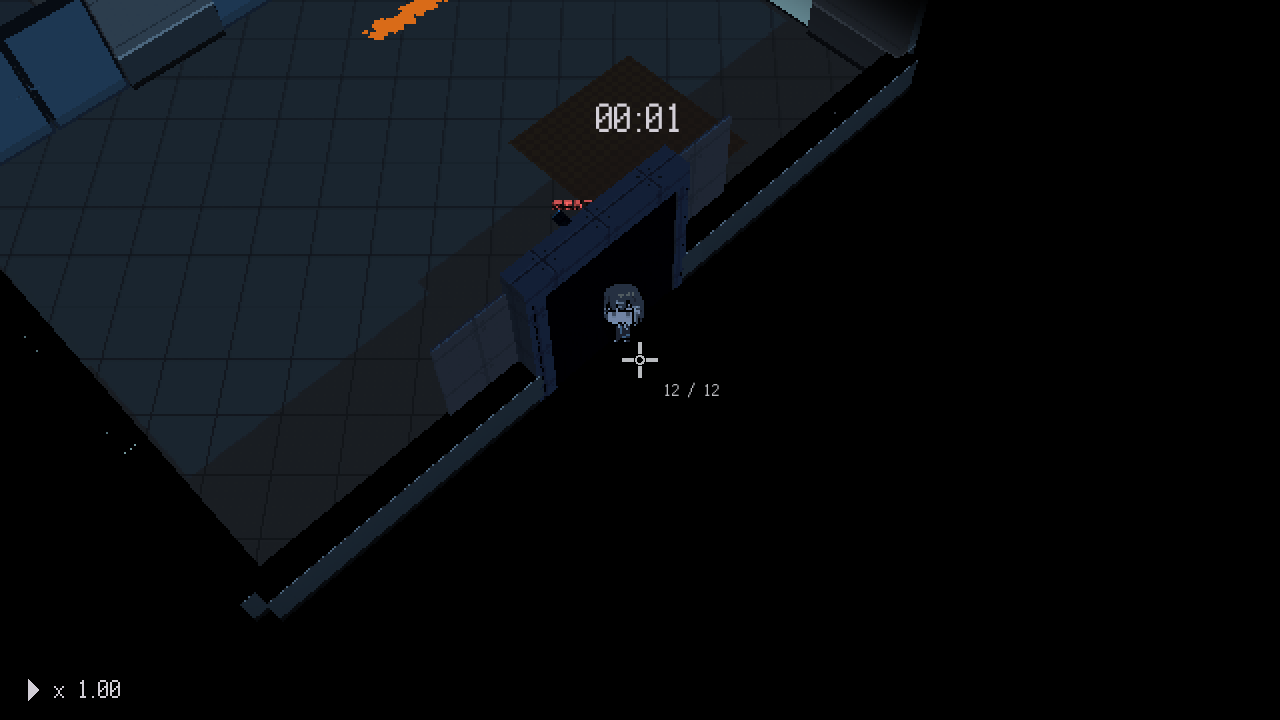
#> input picture tests/blood_probe_ambient.png, 1280 x 720 px, found by its file name
$ python -i build_melee_sweep_delivery.py   (imports and definitions only)
#> lines starting #> are read from the running program, lines starting #| are printed output that depends on the picture
"""Package original GPU Camera frames, with no repainting or invented frames."""
import json
import sys
from pathlib import Path
from PIL import Image, ImageDraw, ImageFont

ROOT = Path(__file__).resolve().parents[2]
SOURCE = Path(sys.argv[1]) if len(sys.argv) > 1 else ROOT / ".runtime/melee_sweep_20261021/camera"
OUT = SOURCE.parent / SOURCE.name.replace("camera", "delivery", 1)
# [1 line not run here, left out]
# [1 line that did not run here, left out]
font = ImageFont.truetype("C:/Windows/Fonts/msyh.ttc", 18)

def caption(image, text):
    result = Image.new("RGB", (image.width, image.height + 32), "#17202b")
    result.paste(image, (0, 32))
    ImageDraw.Draw(result).text((10, 3), text, fill="white", font=font)
    return result

def frame(file, close=False):
    with Image.open(SOURCE / file) as image:
        image = image.convert("RGB")
        return image.crop((590, 290, 1320, 870)) if close else image.resize((960,540), Image.Resampling.NEAREST)

comparison = Image.new("RGB", (960, 604), "#17202b")
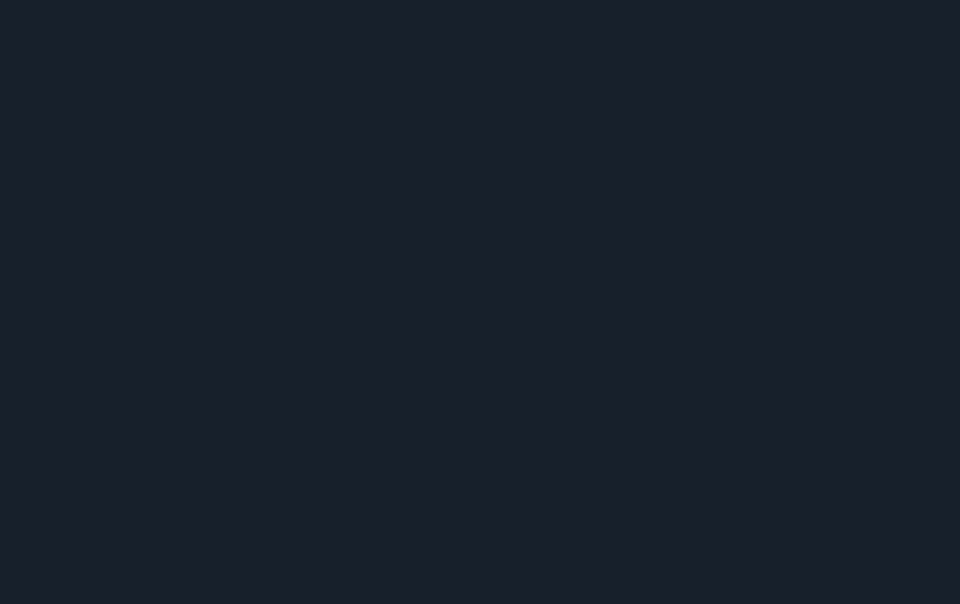
#> comparison: PIL image 960x604 RGB; mean R, G, B 23, 32, 43
# [5 lines not run here, left out]

directions = Image.new("RGB", (1280, 564), "#17202b")
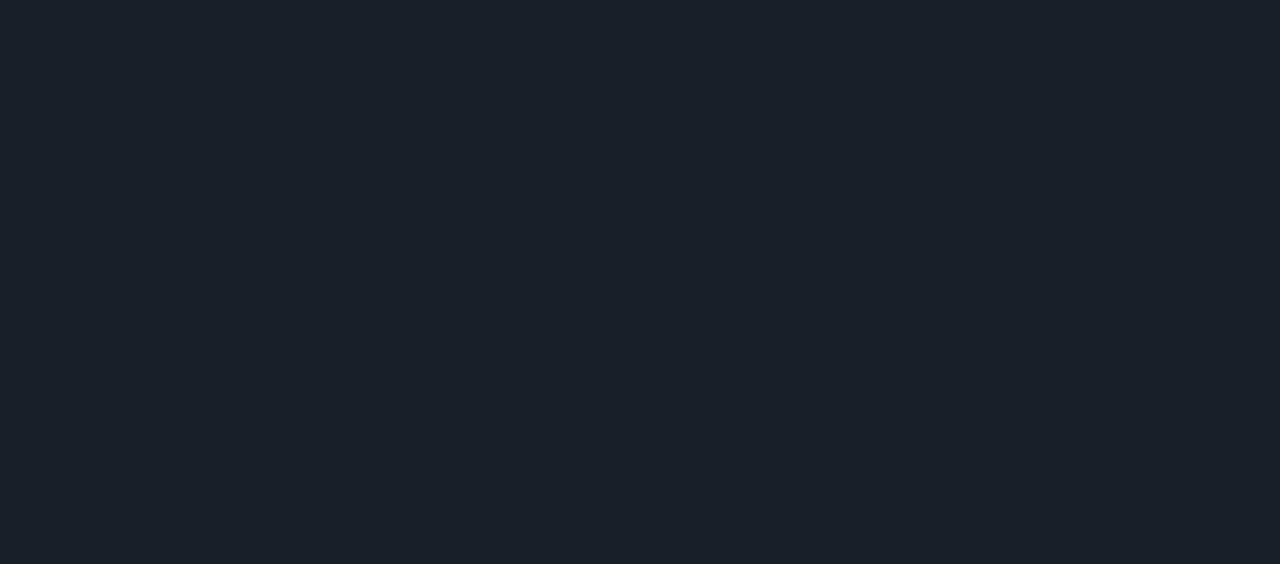
#> directions: PIL image 1280x564 RGB; mean R, G, B 23, 32, 43
# [4 lines not run here, left out]

metadata = {}
# [12 lines not run here, left out]
cover = Image.new("RGB", (1460,612), "#17202b")
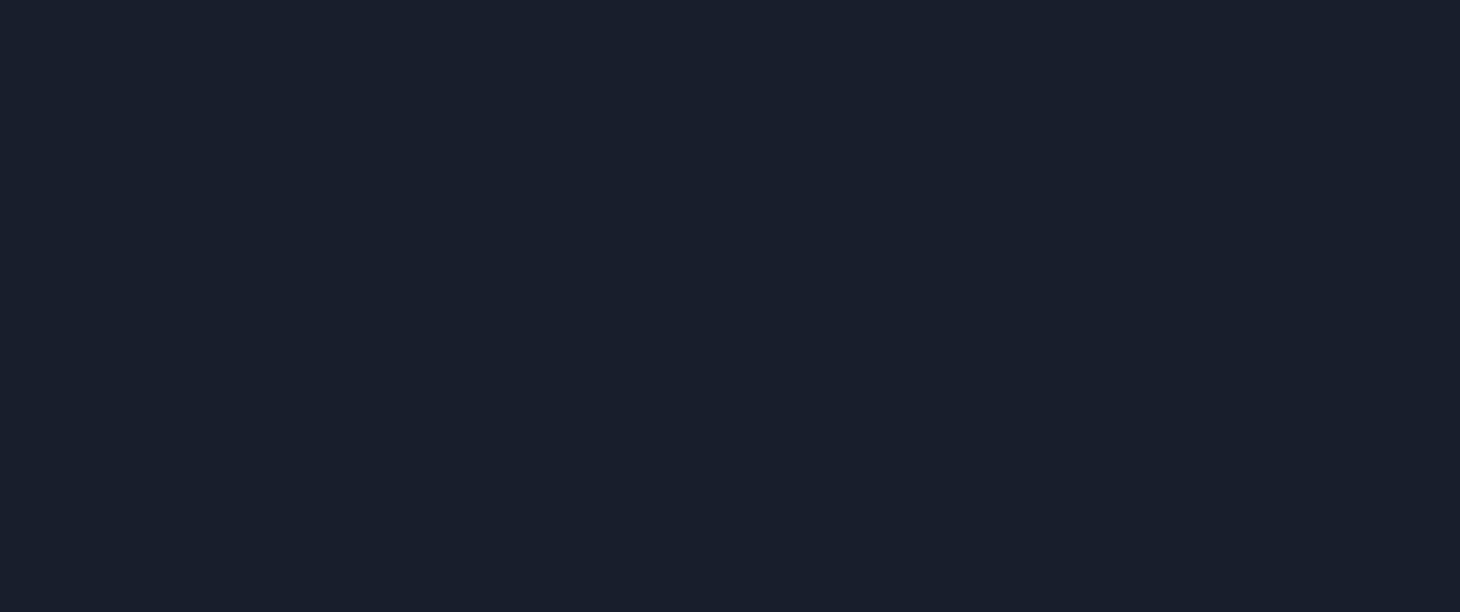
#> cover: PIL image 1460x612 RGB; mean R, G, B 23, 32, 43
# [19 lines not run here, left out]

>>> result = frame('../blood_probe_ambient.png')
#> in frame, image is the input picture: PIL image 1280x720 RGBA; mean R, G, B, A 9.4, 12.4, 15.6, 255
